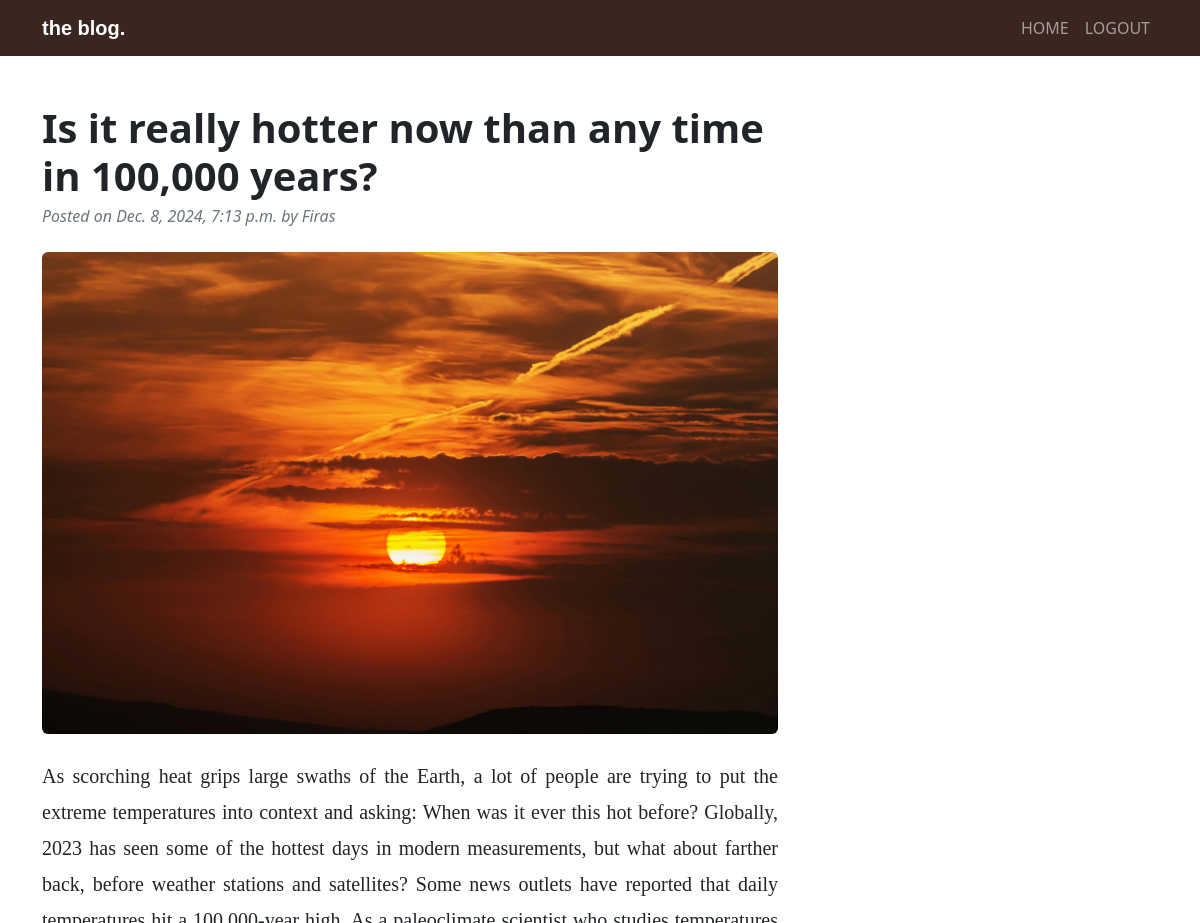
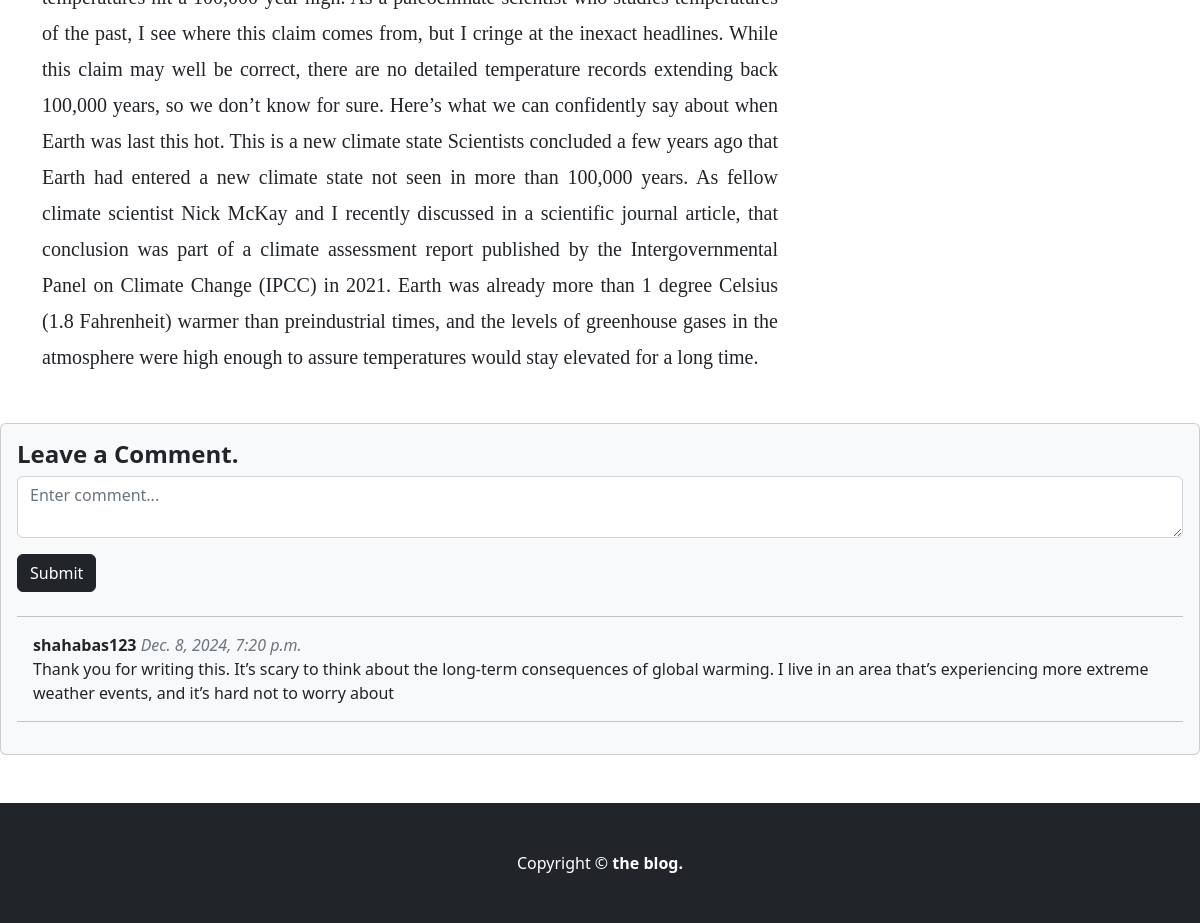
Page /viewdetail/16 on the committed database (2 pictures, top to bottom).
### writers_app/models.py (models this page shows, shortened)
class Blog(models.Model):
    title=models.CharField(max_length=100)
    image=models.ImageField(upload_to="images",blank=True, null=True)
    description=models.TextField()
    created_at=models.DateTimeField(auto_now_add=True)
    user=models.ForeignKey(settings.AUTH_USER_MODEL,on_delete=models.CASCADE)

### viewers_app/models.py (models this page shows)
class Comment(models.Model):
    blog=models.ForeignKey(Blog,on_delete=models.CASCADE)
    user=models.ForeignKey(settings.AUTH_USER_MODEL,on_delete=models.CASCADE)
    description=models.TextField(max_length=200)
    created_at=models.DateTimeField(auto_now_add=True)

### viewers_app/views.py (the view, shortened to what this page needs)
# urls.py: path('viewdetail/<int:id>',views.ViewerDetailView.as_view(),name='viewerdetail_view'),
class ViewerDetailView(TemplateView):
    template_name = "viewer_detail.html"
    def get_context_data(self, **kwargs):
        context = super().get_context_data(**kwargs)
        blog=Blog.objects.get(id=kwargs["id"])
        context['blog']=blog
        context['form']=CommentForm()
        context['comments']=Comment.objects.filter(blog=blog)
        return context

### viewers_app/forms.py
class CommentForm(forms.ModelForm):
    class Meta:
        model=Comment
        fields=["description"]
        widgets={
            "description":forms.Textarea(attrs={"class":"form-control","rows": 2,"placeholder":"Enter comment..."}),
        }

### viewers_app/templates/viewer_detail.html (shortened to what this page needs)
{% load static %}
<!DOCTYPE html>
<html lang="en">
<head>
    <link href="{% static 'css/styles.css' %}" rel="stylesheet" />
    <link rel="stylesheet" href="https://cdnjs.cloudflare.com/ajax/libs/font-awesome/5.15.2/css/all.min.css" />
    <link rel="stylesheet" href="https://cdnjs.cloudflare.com/ajax/libs/font-awesome/6.7.1/css/all.min.css"
 />
</head>
<body>
    <nav class="navbar navbar-expand-lg navbar-dark" style="background-color: #3a2621;">
        <div class="container">
            <a class="navbar-brand box" href="#!">the blog.</a>
            <div class="collapse navbar-collapse" id="navbarSupportedContent">
                <ul class="navbar-nav ms-auto mb-2 mb-lg-0">
                    <li class="nav-item"><a class="nav-link" href="{% url 'viewerhome_view' %}">HOME</a></li>
                    <li class="nav-item"><a class="nav-link" aria-current="page"
                            href="{% url 'logout_view' %}">LOGOUT</a></li>
                </ul>
            </div>
        </div>
    </nav>
    <div class="container mt-5">
        <div class="row">
            <div class="col-lg-8">
                <article>
                    <header class="mb-4">
                        <h1 class="fw-bolder mb-1">{{blog.title}}</h1>
                        <div class="text-muted fst-italic mb-2">Posted on {{blog.created_at}} by {{blog.user.username}}
                        </div>
                    </header>
                    {% if blog.image %}
                    <figure class="mb-4"><img class="img-fluid rounded" src="{{blog.image.url}}" alt="..." /></figure>
                    {% endif %}
                    <section class="mb-5">
                        <p class="fs-5 mb-4"
                            style="font-family: Georgia, 'Times New Roman', Times, serif; line-height: 1.8; text-align: justify;">
                            {{blog.description}}</p>
                    </section>
                </article>
            </div>
        </div>
    </div>
    <section class="mb-5">
        <div class="card bg-light">
            <div class="card-body">
                <h4 class=""><strong>Leave a Comment.</strong></h4>
                <form class="mb-4" action="" method="post">
                    {{form.description}}
                    <button class="btn btn-dark mt-3" type="submit">Submit</button>
                </form>
                <hr class="my-3">
                <div class="d-flex flex-column">
                    {% for i in comments %}
                    <div class="d-flex flex-column ms-3">
                        <span>
                            <div style="display: inline;" class="fw-bold">{{i.user.username}}</div>
                            <div style="display: inline;" class="text-muted fst-italic mb-2"> {{i.created_at}}</div>
                        </span>
                        {{i.description}}
                    </div>
                    <hr class="my-3">
                    {% endfor %}
                </div>
            </div>
        </div>
    </section>
    <footer class="py-5 bg-dark">
        <div class="container">
            <p class="m-0 text-center text-white">Copyright &copy; <strong>the blog.</strong></p>
        </div>
    </footer>
</body>
</html>

### viewers_app/templates/viewer_detail.html (style rules this page uses)
.box { font-family: "Red Hat Display", sans-serif; font-optical-sizing: auto; font-weight: bold; font-style: normal; }

### rows in the picture
Blog: title "Is it really hotter now than any time in 100,000 years?", created_at "Dec. 8, 2024, 7:13 p.m.", user.username "Firas", image (picture), description "As scorching heat grips large swaths of the Earth, a lot of people are trying to put the extreme temperatures into context and asking: When was it ever this hot before? Globally, 2023 has seen some of the hottest days in modern measurements, but what about farther back, before weather stations and satellites? Some news outlets have reported that daily temperatures hit a 100,000-year high. As a paleoclimate scientist who studies temperatures of the past, I see where this claim comes from, but I cringe at the inexact headlines. While this claim may well be correct, there are no detailed temperature records extending back 100,000 years, so we don’t know for sure. Here’s what we can confidently…"
Comment: user.username "shahabas123", created_at "Dec. 8, 2024, 7:20 p.m.", description "Thank you for writing this. It’s scary to think about the long-term consequences of global warming. I live in an area that’s experiencing more extreme weather events, and it’s hard not to worry about"
